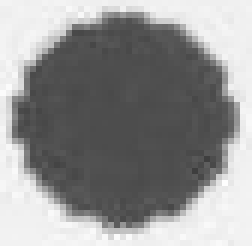
%> input picture hw3/circle.png, 42 x 41 px (shown 6 times larger)
$ octave hw.m   (GNU Octave 9; MATLAB toolbox functions it lacks are replaced by stand-ins)
%> lines starting %> are read from the running program, lines starting %| are printed output that depends on the picture; in (x1, y1, x2, y2) boxes, pixels count from 0 and x2, y2 are one past the last pixel; in counts of white or black regions, pixels touching at a corner belong together; the program's own positions count from 1
blackcirc = im2bw(mat2gray(imread('circle.png')(:,:,1)), 0.8);
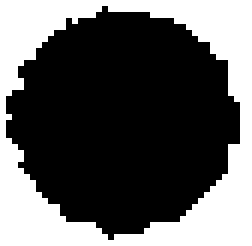
%> blackcirc: size 41x42 logical (shown 6 times larger); 36.5% white; 1 white region, box (x1, y1, x2, y2) and area: (0, 0, 42, 41) 629
train = im2bw(mat2gray(imread('Choice_train01.jpg')), 0.8);
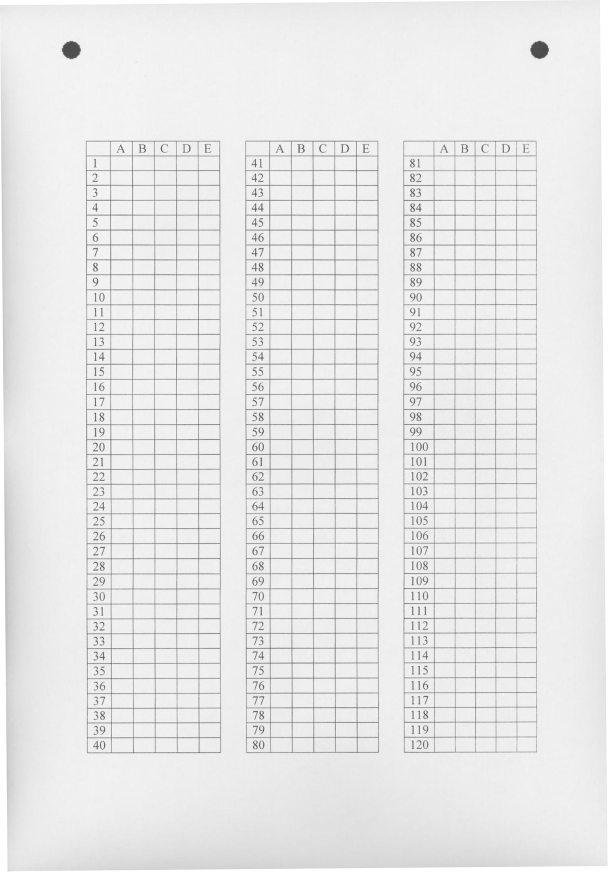
%> input picture hw3/Choice_train01.jpg, 1216 x 1743 px (shown at 1/2 size)
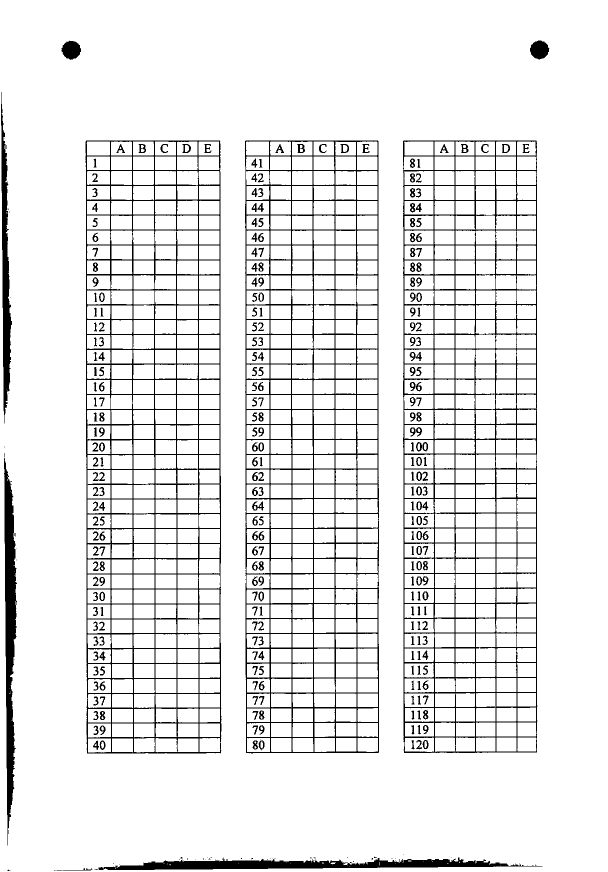
%> train: size 1743x1216 logical (shown at 1/2 size); 91.4% white; 330 black regions (58 under 20 px), largest, box (x1, y1, x2, y2) and area: (171, 281, 443, 1507) 42962, (490, 281, 758, 1507) 42875, (806, 281, 1075, 1506) 41623
test1 = im2bw(mat2gray(imread('Choice_test01.jpg')), 0.8);
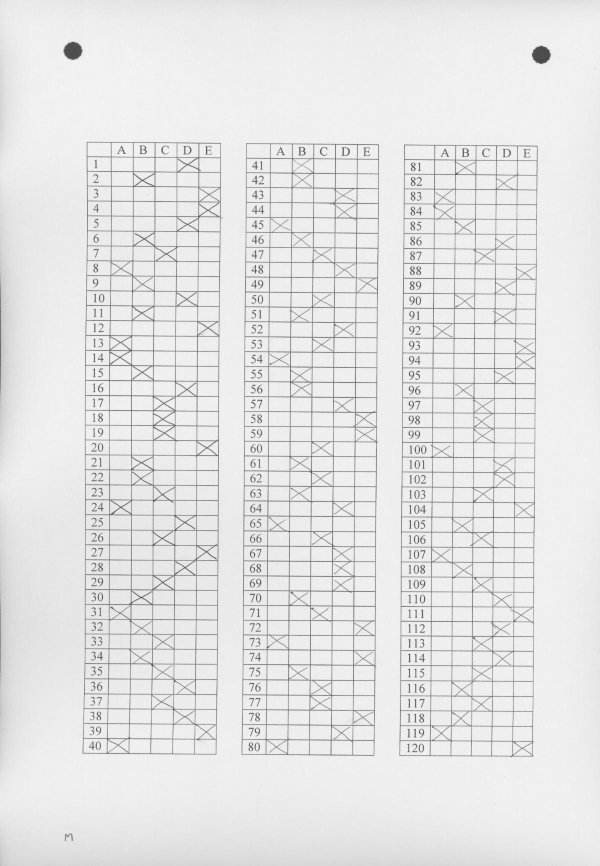
%> input picture hw3/Choice_test01.jpg, 1200 x 1732 px (shown at 1/2 size)
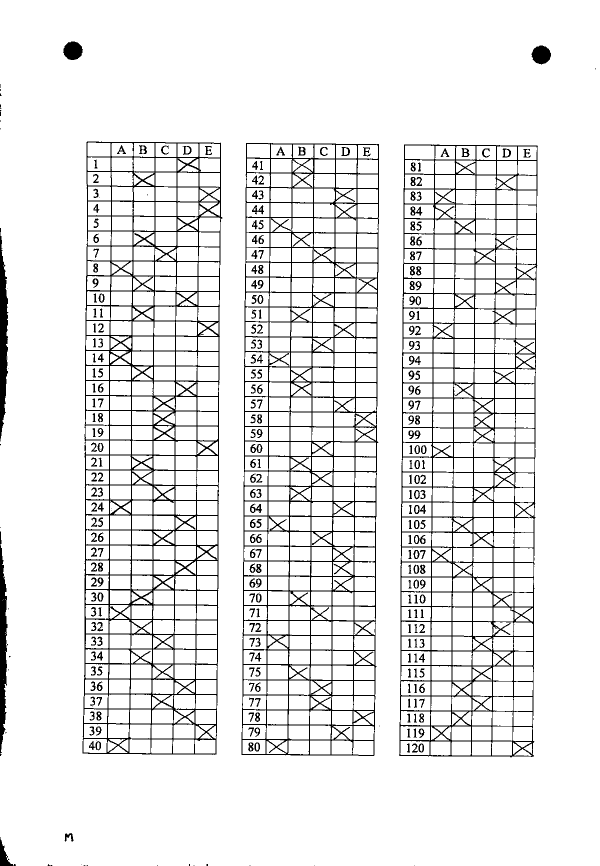
%> test1: size 1732x1200 logical (shown at 1/2 size); 91.4% white; black in thin lines or dots
test2 = im2bw(mat2gray(imread('Choice_Rtest01.jpg')), 0.8);
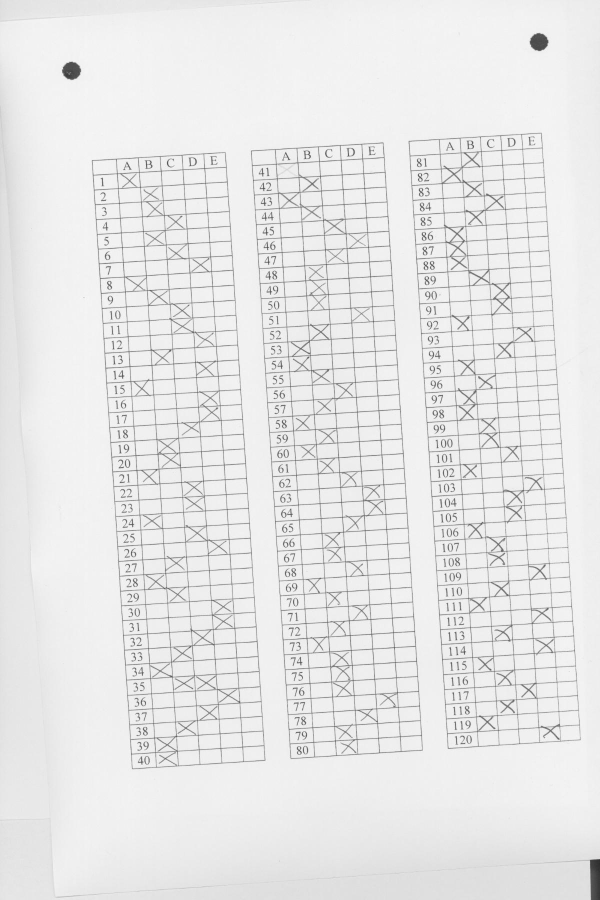
%> input picture hw3/Choice_Rtest01.jpg, 1200 x 1800 px (shown at 1/2 size)
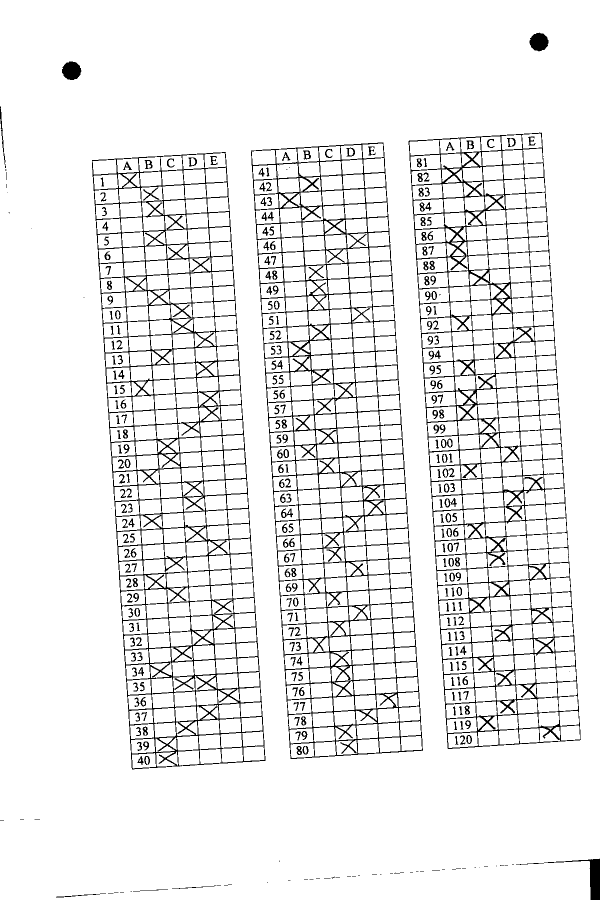
%> test2: size 1800x1200 logical (shown at 1/2 size); 92.4% white; black in thin lines or dots
%> (the run ends here)
